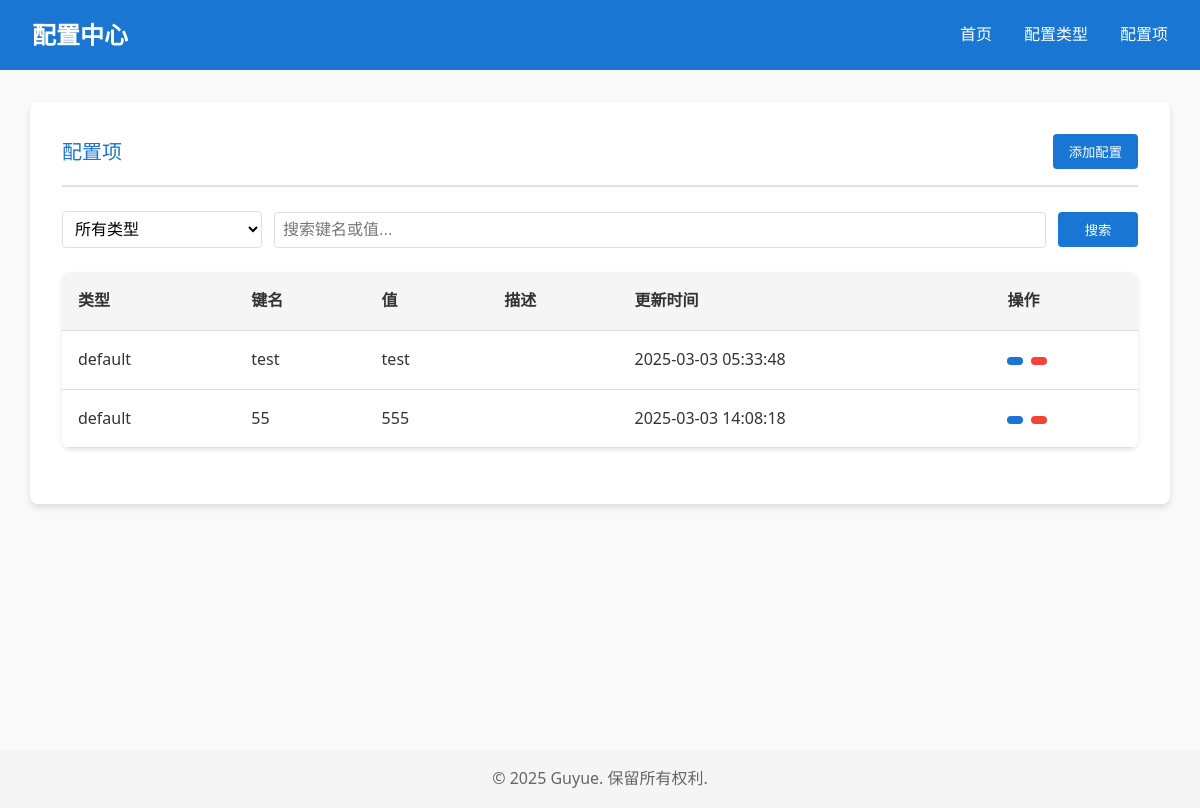
Page /page/configs on the earlier database version.
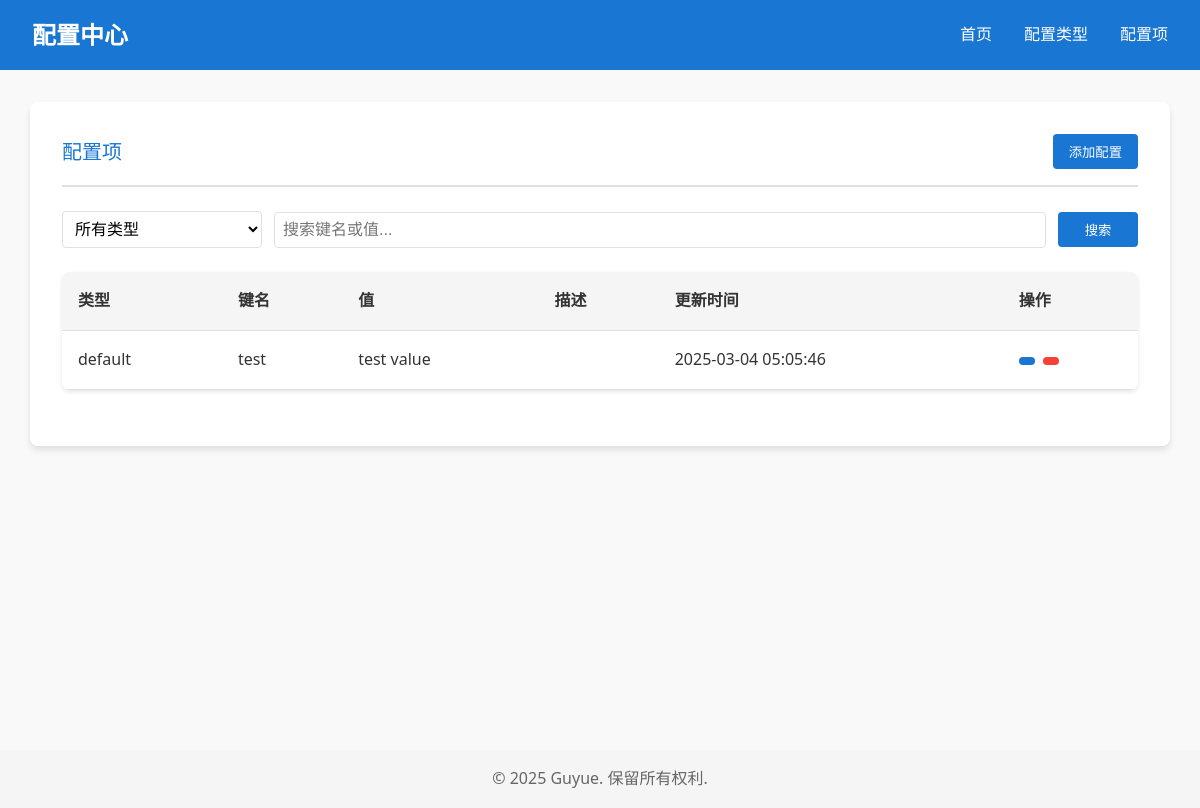
Same page on the later database version.
### app/models/config.py (models this page shows, shortened)
class Config(Base):
    __tablename__ = "configs"
    config_id = Column(Integer, primary_key=True, index=True, autoincrement=True)
    type_id = Column(Integer, ForeignKey("types.type_id"), nullable=False)
    key = Column(String, index=True, nullable=False)
    value = Column(String, nullable=False)
    key_description = Column(String, nullable=True)
    created_at = Column(DateTime, default=func.now())
    updated_at = Column(DateTime, default=func.now(), onupdate=func.now())
    type = relationship("Type", back_populates="configs")
    __table_args__ = (
        UniqueConstraint('type_id', 'key', name='uix_type_key'),
    )

### app/models/type.py (models this page shows, shortened)
class Type(Base):
    __tablename__ = "types"
    type_id = Column(Integer, primary_key=True, index=True, autoincrement=True)
    type_name = Column(String, unique=True, index=True, nullable=False)
    description = Column(String, nullable=True)
    created_at = Column(DateTime, default=func.now())
    configs = relationship("Config", back_populates="type", cascade="all, delete-orphan")

### app/api/pages.py (the view)
@page_router.get("/configs", response_class=HTMLResponse)
async def configs_page(
    request: Request,
    type_name: Optional[str] = None,
    key: Optional[str] = None,
    value: Optional[str] = None,
    db: AsyncSession = Depends(get_db)
):
    query = select(Config, Type).join(Type)
    if type_name:
        query = query.where(Type.type_name.contains(type_name))
    if key:
        query = query.where(Config.key.contains(key))
    if value:
        query = query.where(Config.value.contains(value))
    result = await db.execute(query)
    rows = result.all()
    configs = [{
        "config_id": row[0].config_id,
        "key": row[0].key,
        "value": row[0].value,
        "key_description": row[0].key_description,
        "created_at": row[0].created_at,
        "updated_at": row[0].updated_at,
        "type": {
            "type_name": row[1].type_name
        }
    } for row in rows]
    types_result = await db.execute(select(Type))
    types = types_result.scalars().all()
    return templates.TemplateResponse(
        "configs.html",
        {
            "request": request,
            "configs": configs,
            "types": types,
            "current_type": type_name
        }
    )

### app/templates/configs.html (shortened to what this page needs)
{% extends "base.html" %}
{% block content %}
<div class="container">
    <div class="card">
        <div class="card-header">
            <h1 class="card-title">配置项</h1>
            <button class="btn btn-primary" onclick="showAddConfigModal()">添加配置</button>
        </div>
        <div class="card-body">
            <div class="search-container">
                <form class="search-box" action="/page/configs" method="get">
                    <select name="type_name" class="form-control" onchange="this.form.submit()">
                        <option value="">所有类型</option>
                    </select>
                    <input type="text" name="search" class="form-control search-input" placeholder="搜索键名或值..." value="{{ request.query_params.get('search', '') }}">
                    <button type="submit" class="btn btn-primary">搜索</button>
                </form>
            </div>
            <div class="table-container">
                <table>
                    <thead>
                        <tr>
                            <th>类型</th>
                            <th>键名</th>
                            <th>值</th>
                            <th>描述</th>
                            <th>更新时间</th>
                            <th class="text-end">操作</th>
                        </tr>
                    </thead>
                    <tbody>
                        {% for config in configs %}
                        <tr>
                            <td>{{ config.type.type_name }}</td>
                            <td style="font-weight: 500;">{{ config.key }}</td>
                            <td style="font-weight: 500;">{{ config.value }}</td>
                            <td>{{ config.key_description }}</td>
                            <td>{{ config.updated_at.strftime('%Y-%m-%d %H:%M:%S') }}</td>
                            <td class="text-end">
                                <div class="btn-group">
                                    <button class="btn btn-sm btn-primary" data-bs-toggle="tooltip" title="编辑" onclick="showEditConfigModal('{{ config.type.type_name }}', '{{ config.key }}', '{{ config.value }}', '{{ config.key_description }}')">
                                    </button>
                                    <button class="btn btn-sm btn-danger" data-bs-toggle="tooltip" title="删除" onclick="confirmDeleteConfig('{{ config.type.type_name }}', '{{ config.key }}')">
                                    </button>
                                </div>
                            </td>
                        </tr>
                        {% endfor %}
                    </tbody>
                </table>
            </div>
        </div>
    </div>
</div>
{% endblock %}

Differences in the rows shown:
removed Config: type.type_name "default", key "55", value "555", updated_at "2025-03-03 14:08:18"
changed Config "test": value "test" → "test value"; updated_at "2025-03-03 05:33:48" → "2025-03-04 05:05:46"
